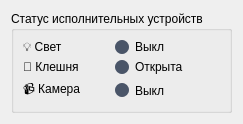
                        <widget class="QWidget" name="tab_actuators">
             <attribute name="title">
              <string>Исполнительные устройства</string>
             </attribute>
             <layout class="QVBoxLayout" name="verticalLayout_actuators">
              <item>
               <widget class="QGroupBox" name="groupBox_actuators">
                <property name="title">
                 <string>Статус исполнительных устройств</string>
                </property>
                <layout class="QGridLayout" name="gridLayout_actuators">
                 <item row="0" column="0">
                  <widget class="QLabel" name="lbl_light_icon">
                   <property name="text">
                    <string>💡 Свет</string>
                   </property>
                  </widget>
                 </item>
                 <item row="0" column="1">
                  <widget class="QFrame" name="led_light_cmd">
                   <property name="styleSheet">
                    <string notr="true">background-color: #4a5568; border-radius: 7px; min-width: 14px; max-width: 14px; min-height: 14px; max-height: 14px;</string>
                   </property>
                  </widget>
                 </item>
                 <item row="0" column="2">
                  <widget class="QLabel" name="lbl_light_status">
                   <property name="text">
                    <string>Выкл</string>
                   </property>
                  </widget>
                 </item>
                 <item row="1" column="0">
                  <widget class="QLabel" name="lbl_manip_icon">
                   <property name="text">
                    <string>🦾 Клешня</string>
                   </property>
                  </widget>
                 </item>
                 <item row="1" column="1">
                  <widget class="QFrame" name="led_manip_cmd">
                   <property name="styleSheet">
                    <string notr="true">background-color: #4a5568; border-radius: 7px; min-width: 14px; max-width: 14px; min-height: 14px; max-height: 14px;</string>
                   </property>
                  </widget>
                 </item>
                 <item row="1" column="2">
                  <widget class="QLabel" name="lbl_manip_status">
                   <property name="text">
                    <string>Открыта</string>
                   </property>
                  </widget>
                 </item>
                 <item row="2" column="0">
                  <widget class="QLabel" name="lbl_camera_icon">
                   <property name="text">
                    <string>📹 Камера</string>
                   </property>
                  </widget>
                 </item>
                 <item row="2" column="1">
                  <widget class="QFrame" name="led_camera_cmd">
                   <property name="styleSheet">
                    <string notr="true">background-color: #4a5568; border-radius: 7px; min-width: 14px; max-width: 14px; min-height: 14px; max-height: 14px;</string>
                   </property>
                  </widget>
                 </item>
                 <item row="2" column="2">
                  <widget class="QLabel" name="lbl_camera_status">
                   <property name="text">
                    <string>Выкл</string>
                   </property>
                  </widget>
                 </item>
                </layout>
               </widget>
              </item>
             </layout>
            </widget>
